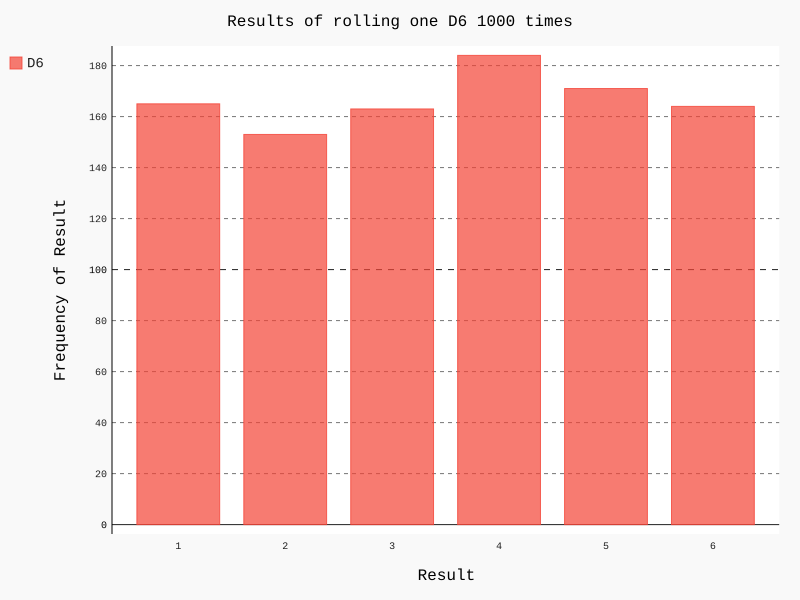

Recreate this plot in Python.
from die import Die
import pygal

#创建一个D6
die=Die()

#掷骰子多次，并将结果保存在一个列表中
results=[]
for roll_num in range(1000):
    result=die.roll()
    results.append(result)

#分析结果
frequencies=[]
for value in range(1,die.num_sides+1):
    frequency=results.count(value)
    frequencies.append(frequency)
#对结果进行可视化(绘制直方图)
hist=pygal.Bar()  #pygal让图表有交互性,鼠标指向任一条形均可看到与之关联的数据
hist.title="Results of rolling one D6 1000 times"
hist.x_labels=['1','2','3','4','5','6']
hist.x_title="Result"
hist.y_title="Frequency of Result"
hist.add('D6',frequencies) #将一系列值添加到图表中,参数1是添加值指定的标签
hist.render_to_file('die_visual.svg') #将图表渲染成一个SVG文件
